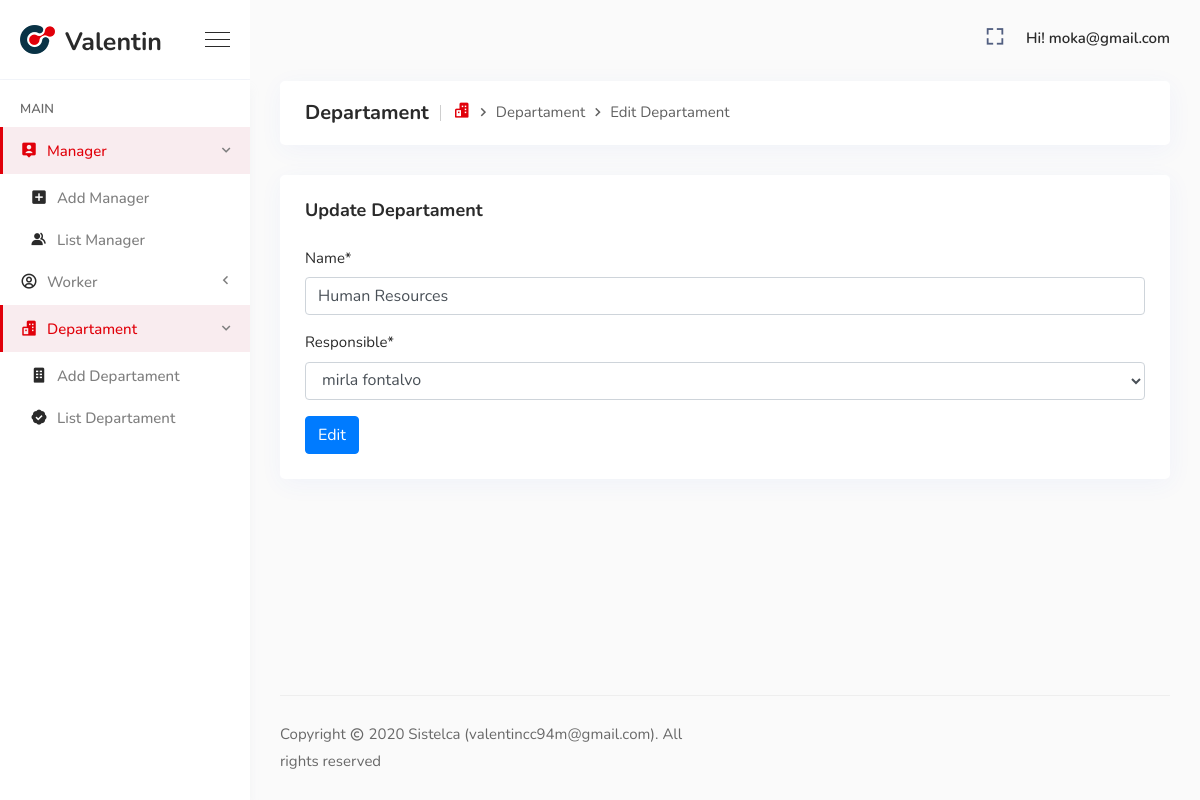
/edit_departament/1/ (signed in), run on the app's committed database.
### admins/models.py (models this page shows)
class User(AbstractUser):
    is_admins = models.BooleanField(default = False)
    is_manager = models.BooleanField(default = False)
    is_worker = models.BooleanField(default = False)
    email = models.EmailField(unique = True)
    def __str__(self):
        return self.email

### manager/models.py (models this page shows, shortened)
class Departament(models.Model):
    name = models.CharField(max_length=50)
    responsible = models.OneToOneField(Managers, on_delete=models.CASCADE, primary_key=True)
    create_date = models.DateField(auto_now_add=True)

### admins/views.py (the view)
# urls.py: url(r'^edit_departament/(?P<id>\d+)/$', edit_departament, name='edit_departament'),
@login_required(redirect_field_name='/')
@user_passes_test(lambda u: u.is_superuser, login_url='admins:dashboard')
def edit_departament(request, id):
    departament = Departament.objects.get(responsible_id=id)
    if request.method == 'POST':
        form = DepartamentForm(request.POST, instance=departament)
        if form.is_valid():
            user = form.save(commit=False)
            user.save()
            messages.success(request, 'Departament has been created successfully')
            return redirect('admins:list_departament')
    else:
        form = DepartamentForm(instance=departament)
    return render(request, 'admins/departament/create_departament.html', locals())

### manager/forms.py
class DepartamentForm(forms.ModelForm):
    class Meta:
        model = Departament
        fields = '__all__'

### manager/models.py (called while the page is built)
    def __str__(self):
        return self.first_name + ' ' + self.last_name

### templates/admins/departament/create_departament.html (shortened to what this page needs)
{% extends "bases/base.html" %}
{% load crispy_forms_tags %}
{% block content %}
<div class="breadcrumb-area">
    <h1>Departament</h1>
    <ol class="breadcrumb">
        <li class="item"><a href="{% url 'admins:index' %}"><i class='bx bxs-buildings'></i></a></li>
        <li class="item">Departament</li>
        {% if departament %}
        <li class="item">Edit Departament</li>
        {% else %}
        <li class="item">Add Departament</li>
        {% endif %}
    </ol>
</div>
<div class="card mb-30">
    <div class="card-header d-flex justify-content-between align-items-center">
        {% if departament %}
        <h3>Update Departament</h3>
        {% else %}
        <h3>Add Departament</h3>
        {% endif %}
    </div>
    <div class="card-body">
        <form method="post" enctype="multipart/form-data">
            <div class="form-group">
               {{ form|crispy }}
            </div>
            {% if departament %}
            <button type="submit" class="btn btn-primary">Edit</button>
            {% else %}
            <button type="submit" class="btn btn-primary">Create</button>
            {% endif %}
        </form>
    </div>
</div>
{% endblock %}

### templates/bases/base.html (shortened to what this page needs)
{% load static %}
<!doctype html>
<html lang="zxx">
    <head>
        <link rel="stylesheet" href="{% static 'assets/css/vendors.min.css' %}">
        <link rel="stylesheet" href="{% static 'assets/css/style.css' %}">
        <link rel="stylesheet" href="{% static 'assets/css/responsive.css' %}">
    </head>
    <body>
        <div class="sidemenu-area">
            <div class="sidemenu-header">
                <a href="{% url 'admins:dashboard' %}" class="navbar-brand d-flex align-items-center">
                    <img src="{% static 'assets/img/small-logo.png' %}" alt="image">
                    <span>Valentin</span>
                </a>
                <div class="burger-menu d-none d-lg-block">
                    <span class="top-bar"></span>
                    <span class="middle-bar"></span>
                    <span class="bottom-bar"></span>
                </div>
            </div>
            <div class="sidemenu-body">
                <ul class="sidemenu-nav metisMenu h-100" id="sidemenu-nav" data-simplebar>
                    <li class="nav-item-title">
                        Main
                    </li>
                     {% if request.user.is_superuser %}
                    <li class="nav-item mm-active">
                        <a href="#" class="collapsed-nav-link nav-link" aria-expanded="false">
                            <span class="icon"><i class='bx bxs-user-pin'></i></span>
                            <span class="menu-title">Manager</span>
                        </a>
                        <ul class="sidemenu-nav-second-level">
                            <li class="nav-item">
                                <a href="{% url 'admins:create_manager' %}" class="nav-link">
                                    <span class="icon"><i class='bx bxs-plus-square'></i></span>
                                    <span class="menu-title">Add Manager</span>
                                </a>
                            </li>
                            <li class="nav-item">
                                <a href="{% url 'admins:list_manager' %}" class="nav-link">
                                    <span class="icon"><i class='bx bxs-group'></i></span>
                                    <span class="menu-title">List Manager</span>
                                </a>
                            </li>
                        </ul>
                    </li>
                    <li class="nav-item">
                        <a href="#" class="collapsed-nav-link nav-link" aria-expanded="false">
                            <span class="icon"><i class='bx bx-user-circle'></i></span>
                            <span class="menu-title">Worker</span>
                        </a>
                    </li>
                    <li class="nav-item mm-active">
                        <a href="#" class="collapsed-nav-link nav-link" aria-expanded="false">
                            <span class="icon"><i class='bx bxs-buildings'></i></span>
                            <span class="menu-title">Departament</span>
                        </a>
                        <ul class="sidemenu-nav-second-level">
                            <li class="nav-item">
                                <a href="{% url 'admins:create_departament' %}" class="nav-link">
                                    <span class="icon"><i class='bx bxs-building'></i></span>
                                    <span class="menu-title">Add Departament</span>
                                </a>
                            </li>
                            <li class="nav-item">
                                <a href="{% url 'admins:list_departament' %}" class="nav-link">
                                    <span class="icon"><i class='bx bxs-badge-check'></i></span>
                                    <span class="menu-title">List Departament</span>
                                </a>
                            </li>
                        </ul>
                    </li>
                    {% endif %}
                </ul>
            </div>
        </div>
        <div class="main-content d-flex flex-column">
            <nav class="navbar top-navbar navbar-expand">
                <div class="collapse navbar-collapse" id="navbarSupportContent">
                    <ul class="navbar-nav right-nav align-items-center">
                        <li class="nav-item">
                            <a class="nav-link bx-fullscreen-btn" id="fullscreen-button">
                                <i class="bx bx-fullscreen"></i>
                            </a>
                        </li>
                        <li class="nav-item dropdown profile-nav-item">
                            <a href="#" class="nav-link dropdown-toggle" role="button" data-toggle="dropdown" aria-haspopup="true" aria-expanded="false">
                                <div class="menu-profile">
                                    {% if request.user.is_superuser %}
                                    <span class="name">Hi! {{ request.user }}</span>
                                    {% elif request.user.is_manager %}
                                    <span class="name">Hi! {{ request.user.managers.first_name }}</span>
                                    {% elif request.user.is_worker %}
                                    <span class="name">Hi! {{ request.user.worker.first_name }}</span>
                                    {% endif %}
                                </div>
                            </a>
                        </li>
                    </ul>
                </div>
            </nav>
            {% block content %}{% endblock %}
			<div class="flex-grow-1"></div>
            <footer class="footer-area">
                <div class="row align-items-center">
                    <div class="col-lg-6 col-sm-6 col-md-6">
                        <p>Copyright <i class='bx bx-copyright'></i> 2020 <a href="#">Sistelca (valentincc94m@gmail.com) </a>. All rights reserved</p>
                    </div>
                </div>
            </footer>
        </div>
    </body>
</html>

### data on the page
User: user "moka@gmail.com"
Departament: name "Human Resources", responsible "mirla fontalvo"
